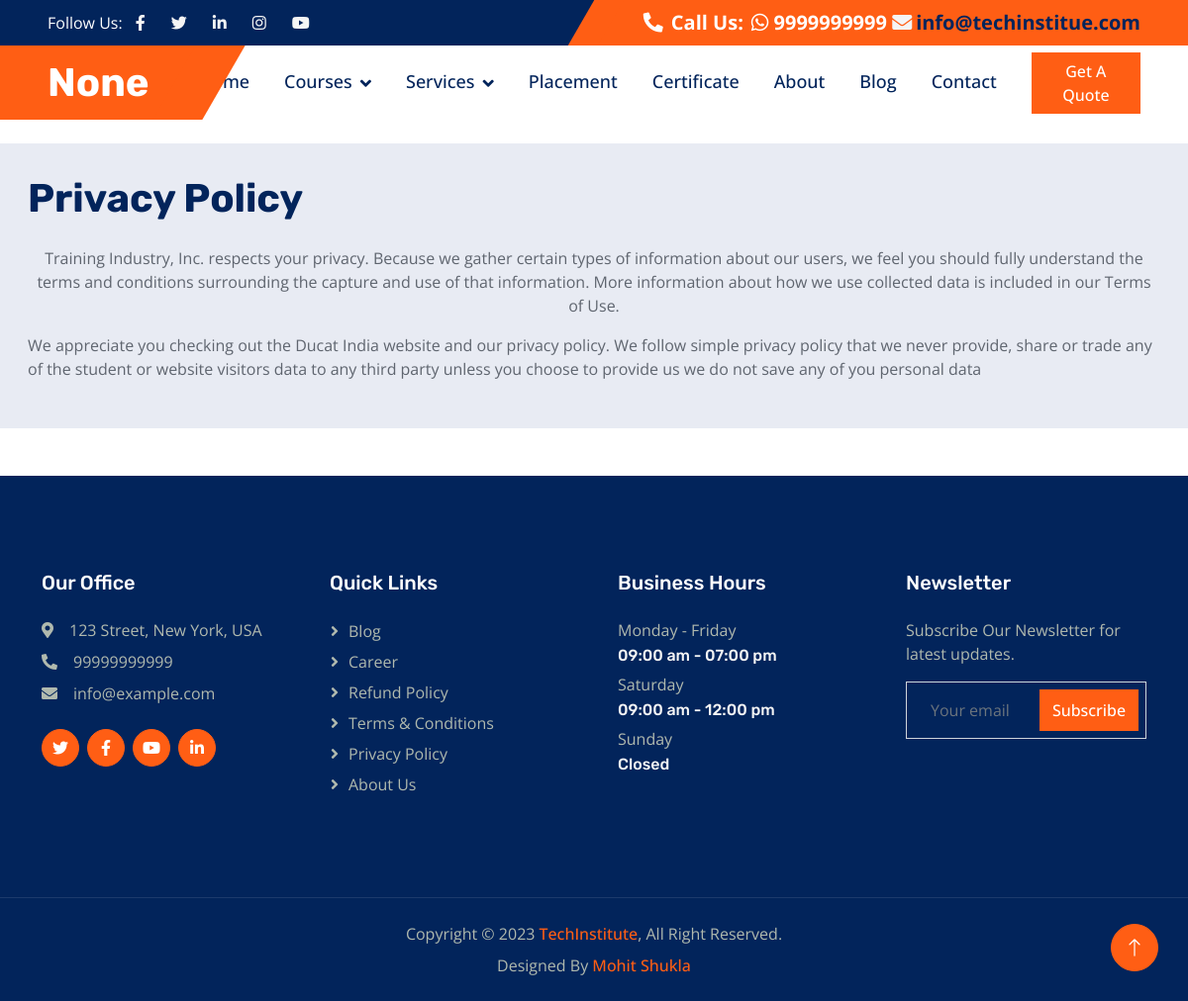
The app's page /privacy/ with its own data.
### mainheader/models.py (models this page shows)
class mainHeader(models.Model):
    header_title = models.CharField(max_length=50)
    header_social_url_twt = models.URLField(max_length=200)
    header_socila_url_link = models.URLField(max_length=200)
    header_social_url_fb = models.URLField(max_length=200)
    header_social_url_insta = models.URLField(max_length=200)
    header_social_url_yt = models.URLField(max_length=200)
    header_contact = models.CharField(max_length=12)
    header_email = models.EmailField(max_length=254)

### privacy/models.py (models this page shows)
class privacyPolicy(models.Model):
    privacycontent = HTMLField()

### footercontact/models.py (models this page shows)
class footerContact(models.Model):
    address=models.CharField( max_length=50)
    contact=models.CharField(max_length=12)
    email=models.EmailField(max_length=254)

### businesshours/models.py (models this page shows)
class BusinessHours(models.Model):
    opendays = models.CharField(max_length=50)
    specificdayopen = models.CharField(max_length=50)
    closeday = models.CharField(max_length=50)

### techblog/views.py (the view)
# urls.py: path('privacy/',views.PrivacyPolicy,name='privacypolicy'),
def PrivacyPolicy(request):
    mainheader = mainHeader.objects.all()
    headermenu = headerMenu.objects.all()
    footercontact=footerContact.objects.all()
    quicklinks = quickLinks.objects.all()
    businesshours = BusinessHours.objects.all()
    privacypolicy = privacyPolicy.objects.all()
    data = {
        'mainheader':mainheader,
        'headermenu':headermenu,
        'footercontact':footercontact,
        'quicklinks':quicklinks,
        'businesshours':businesshours,
        'privacypolicy':privacypolicy
    }
    return render(request,'privacy.html',data)

### templates/privacy.html
{% extends 'base.html' %}
{% block content %}
<div class="container-xxl my-4 bgnone">
    <div class="row p-3">
           <p>
            {% for privacy in privacypolicy %}
                {{privacy.privacycontent|safe}}
            {% endfor %}
           </p>
    </div>
</div>
{% endblock %}

### templates/header.html (shortened to what this page needs)
{% load static %}
<!DOCTYPE html>
<html lang="en">
<head>
        <link href="https://cdn.jsdelivr.net/npm/bootstrap@5.0.2/dist/css/bootstrap.min.css" rel="stylesheet">
    <link href="https://cdnjs.cloudflare.com/ajax/libs/font-awesome/5.10.0/css/all.min.css" rel="stylesheet">
    <link href="https://cdn.jsdelivr.net/npm/bootstrap-icons@1.4.1/font/bootstrap-icons.css" rel="stylesheet">
    <link href="{% static 'lib/animate/animate.min.css' %}" rel="stylesheet">
    <link href="{% static 'lib/owlcarousel/assets/owl.carousel.min.css' %}" rel="stylesheet">
    <link href="{% static 'css/bootstrap.min.css' %}" rel="stylesheet">
    <link href="{% static 'css/main.css' %}" rel="stylesheet">
    <link href="{% static 'css/style.css' %}" rel="stylesheet">
</head>
<body>
    <div class="container-fluid bg-dark px-0">
        <div class="row g-0 d-none d-lg-flex">
            {% for item in mainheader %}
            <div class="col-lg-6 ps-5 text-start">
                <div class="h-100 d-inline-flex align-items-center text-white">
                    <span>Follow Us:</span>
                    <a class="btn btn-link text-light" target="_blank" href="{{item.header_social_url_fb}}"><i class="fab fa-facebook-f"></i></a>
                    <a class="btn btn-link text-light" target="_blank" href="{{item.header_social_url_twt}}"><i class="fab fa-twitter"></i></a>
                    <a class="btn btn-link text-light" target="_blank" href="{{item.header_socila_url_link}}"><i class="fab fa-linkedin-in"></i></a>
                    <a class="btn btn-link text-light" target="_blank" href="{{item.header_social_url_insta}}"><i class="fab fa-instagram"></i></a>
                    <a class="btn btn-link text-light" target="_blank" href="{{item.header_social_url_yt}}"><i class="fab fa-youtube"></i></a>
                </div>
            </div>
            <div class="col-lg-6 text-end">
                <div class="h-100 topbar-right d-inline-flex align-items-center text-white py-2 px-5">
                    <span class="fs-5 fw-bold me-2"><i class="fa fa-phone-alt me-2"></i>Call Us:</span>
                    <span class="fs-5 fw-bold"><i class="fab fa-whatsapp"></i> {{item.header_contact}} </span>
                    <a href="mailto:{{item.header_email}}" class="text-dark"><span class="fs-5 fw-bold">&nbsp;<i class="fa fa-envelope me-1 text-light"></i>{{item.header_email}}</span>
                </div>
            </div>
        </div>
        {%endfor%}
    </div>
    <nav class="navbar navbar-expand-lg bg-white navbar-light sticky-top py-0 pe-5">
        <a href="{% url 'home' %}" class="navbar-brand ps-5 me-0">
            {% for item in mainheader %}
            <h1 class="text-white m-0">{{item.header_title}}</h1>
            {%endfor%}
        </a>
        <div class="collapse navbar-collapse" id="navbarCollapse">
            <div class="navbar-nav ms-auto p-4 p-lg-0">
                <a href="{% url 'home' %} " class="nav-item nav-link">Home</a>
                <div class="nav-item dropdown">
                    <a href="#" class="nav-link dropdown-toggle" data-bs-toggle="dropdown">Courses</a>
                </div>
               <div class="nav-item dropdown">
                    <a href="!#" class="nav-link dropdown-toggle" data-bs-toggle="dropdown">Services</a>
                </div>
                <a href="{% url 'placement' %}" class="nav-item nav-link">Placement</a>
                <a href="{% url 'certificate' %}" class="nav-item nav-link">Certificate</a>
                <a href="{% url 'about' %}" class="nav-item nav-link">About</a>
                <a href="{% url 'blog' %}" class="nav-item nav-link">Blog</a>
                <a href="{% url 'contact' %}" class="nav-item nav-link">Contact</a>
            </div>
            <a href="" class="btn btn-primary px-3 d-none d-lg-block">Get A Quote</a>
        </div>
    </nav>

### templates/footer.html (shortened to what this page needs)
{% load static %}
    <div class="container-fluid bg-dark footer mt-5 py-5 wow fadeIn" data-wow-delay="0.1s">
        <div class="container py-5">
            <div class="row g-5">
                {% for contact in footercontact %}
                <div class="col-lg-3 col-md-6">
                    <h5 class="text-white mb-4">Our Office</h5>
                    <p class="mb-2"><i class="fa fa-map-marker-alt me-3"></i>{{contact.address}}</p>
                    <p class="mb-2"><i class="fa fa-phone-alt me-3"></i>{{contact.contact}}</p>
                    <p class="mb-2"><i class="fa fa-envelope me-3"></i>{{contact.email}}</p>
                    <div class="d-flex pt-3">
                        <a class="btn btn-square btn-primary rounded-circle me-2" href=""><i
                                class="fab fa-twitter"></i></a>
                        <a class="btn btn-square btn-primary rounded-circle me-2" href=""><i
                                class="fab fa-facebook-f"></i></a>
                        <a class="btn btn-square btn-primary rounded-circle me-2" href=""><i
                                class="fab fa-youtube"></i></a>
                        <a class="btn btn-square btn-primary rounded-circle me-2" href=""><i
                                class="fab fa-linkedin-in"></i></a>
                    </div>
                </div>
                {%endfor%}
                <div class="col-lg-3 col-md-6">
                    <h5 class="text-white mb-4">Quick Links</h5>
                    <a class="btn btn-link" href="{% url 'blog' %}">Blog</a>
                    <a class="btn btn-link" href="{% url 'career' %}">Career</a>
                    <a class="btn btn-link" href="{% url 'refundpolicy' %}">Refund Policy</a>
                    <a class="btn btn-link" href="{% url 'termscondition' %}">Terms & Conditions</a>
                    <a class="btn btn-link" href="{% url 'privacypolicy' %}">Privacy Policy</a>
                    <a class="btn btn-link" href="{% url 'about' %}">About Us</a>
                </div>
               {% for hours in businesshours %}
                <div class="col-lg-3 col-md-6">
                    <h5 class="text-white mb-4">Business Hours</h5>
                    <p class="mb-1">Monday - Friday</p>
                    <h6 class="text-light">{{hours.opendays}}</h6>
                    <p class="mb-1">Saturday</p>
                    <h6 class="text-light">{{hours.specificdayopen}}</h6>
                    <p class="mb-1">Sunday</p>
                    <h6 class="text-light">{{hours.closeday}}</h6>
                </div>
                {% endfor %}
                <div class="col-lg-3 col-md-6">
                    <h5 class="text-white mb-4">Newsletter</h5>
                    <p>Subscribe Our Newsletter for latest updates.</p>
                    <div class="position-relative w-100">
                        <form method="post" action="{% url 'subscribe' %}">
                        <input class="form-control bg-transparent w-100 py-3 ps-4 pe-5  subscribe_news" type="text" placeholder="Your email" name="email" required>
                        <button type="submit" class="btn btn-primary py-2 position-absolute top-0 end-0 mt-2 me-2">Subscribe</button>
                        </form>
                    </div>
                </div>
            </div>
        </div>
    </div>
    <div class="container-fluid copyright bg-dark py-4">
        <div class="container text-center">
            <p class="mb-2">Copyright &copy; {% now "Y" %} <a class="fw-semi-bold" href="#">TechInstitute</a>, All Right Reserved.
            </p>
            <p class="mb-0">Designed By <a class="fw-semi-bold" href="https://mohitshukla.in">Mohit Shukla</a>
        </div>
    </div>
    <a href="#" class="btn btn-lg btn-primary btn-lg-square rounded-circle back-to-top"><i
            class="bi bi-arrow-up"></i></a>
</body>
</html>

### static/css/main.css (style rules this page uses)
.w-100 { max-height:800px !important; }
.subscribe_news { color:#ffffff !important; }
.bgnone { background: #e8ebf3 !important; }

### static/css/style.css (style rules this page uses)
:root { --primary: #FF5E14; --secondary: #5F656F; --light: #F5F5F5; --dark: #02245B; }
.back-to-top { position: fixed; display: none; right: 30px; bottom: 30px; z-index: 99; }
h1, h2, .h1, .h2, .fw-bold { font-weight: 700 !important; }
h5, h6, .h5, .h6, .fw-semi-bold { font-weight: 500 !important; }
.btn { transition: .5s; font-weight: 500; }
.btn-primary, .btn-outline-primary:hover { color: #FFFFFF; }
.btn-square { width: 38px; height: 38px; }
.btn-lg-square { width: 48px; height: 48px; }
.btn-square, .btn-sm-square, .btn-lg-square { padding: 0; display: flex; align-items: center; justify-content: center; font-weight: normal; }
.topbar-right { position: relative; background: var(--primary); }
.topbar-right::before { position: absolute; content: ""; width: 30px; height: 100%; top: 0; left: -15px; transform: skewX(-30deg); background-color: var(--primary); }
.navbar.sticky-top { top: -100px; transition: .5s; }
.navbar .navbar-brand { position: relative; padding-right: 50px; height: 75px; display: flex; align-items: center; background: var(--primary); }
.navbar .navbar-brand::after { position: absolute; content: ""; width: 50px; height: 100%; top: 0; right: -25px; transform: skewX(-30deg); background-color: var(--primary); }
.navbar .navbar-nav .nav-link { margin-right: 35px; padding: 20px 0; color: var(--dark); font-size: 18px; font-weight: 500; outline: none; }
.navbar .dropdown-toggle::after { border: none; content: "\f107"; font-family: "Font Awesome 5 Free"; font-weight: 900; vertical-align: middle; margin-left: 8px; }
.footer { color: #B0B9AE; }
.footer .btn.btn-link { display: block; margin-bottom: 5px; padding: 0; text-align: left; color: #B0B9AE; font-weight: normal; text-transform: capitalize; transition: .3s; }
.footer .btn.btn-link::before { position: relative; content: "\f105"; font-family: "Font Awesome 5 Free"; font-weight: 900; margin-right: 10px; }
.copyright { color: #B0B9AE; border-top: 1px solid rgba(255, 255, 255, .1); }

### records on screen
mainHeader: header_contact "9999999999", header_email "info@techinstitue.com", header_title "None"
privacyPolicy: privacycontent "Privacy Policy Training Industry, Inc. respects your privacy. Because we gather certain types of information about our users, we feel you should fully understand the terms and conditions surrounding the capture and use of that information. More information about how we use collected data is included in our Terms of Use. We appreciate you checking out the Ducat India website and our privacy policy. We follow simple privacy policy that we never provide, share or trade any of the student or website visitors data to any third party unless you choose to provide us we do not save any of you personal data"
footerContact: address "123 Street, New York, USA", contact "99999999999", email "info@example.com"
BusinessHours: opendays "09:00 am - 07:00 pm", specificdayopen "09:00 am - 12:00 pm", closeday "Closed"
